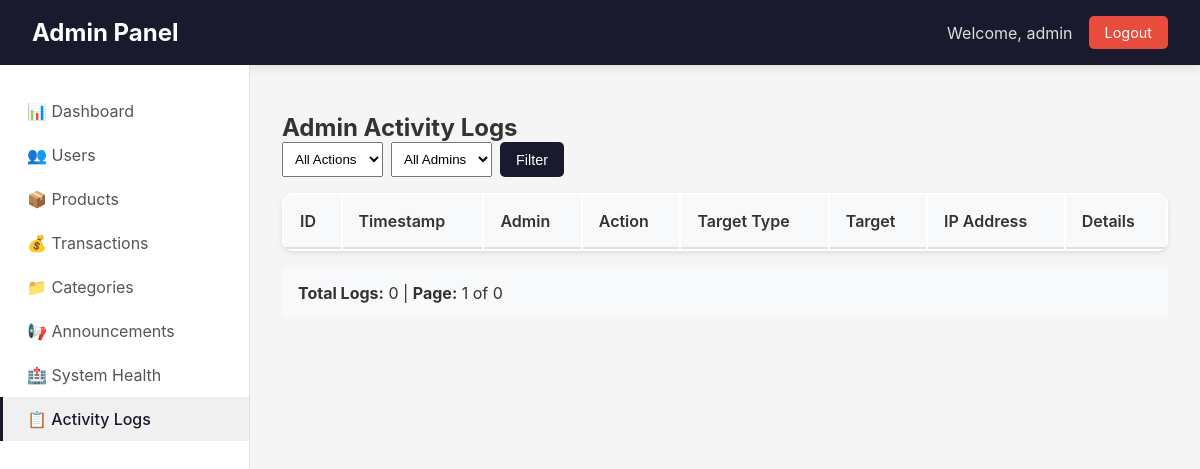
/admin/admin-logs (signed in), run on an earlier commit of the app's database.
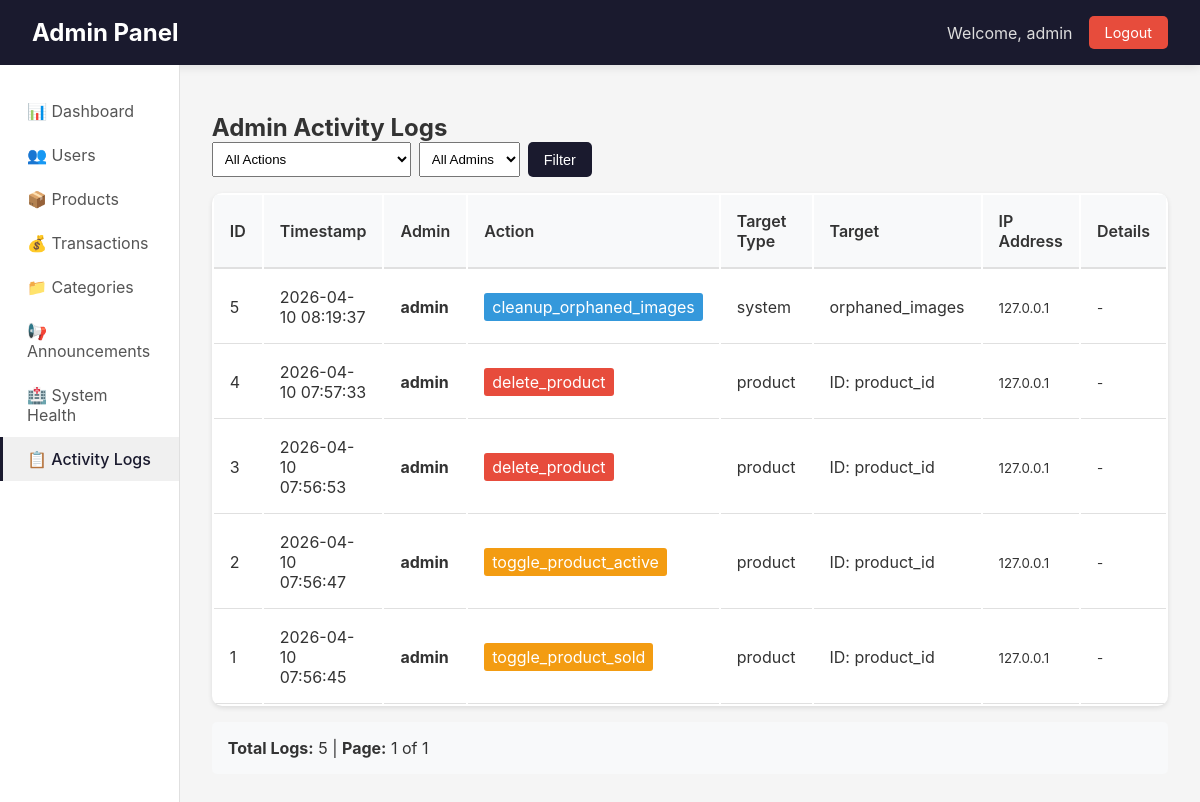
And on a later commit of the database.
### app/models.py (models this page shows, shortened)
class User(UserMixin, db.Model):
    __tablename__ = 'users'
    id = db.Column(db.Integer, primary_key=True)
    username = db.Column(db.String(80), unique=True, nullable=False)
    email = db.Column(db.String(120), unique=True, nullable=False)
    password_hash = db.Column(db.String(128))
    phone = db.Column(db.String(20))
    created_at = db.Column(db.DateTime, default=datetime.utcnow)
    google_id = db.Column(db.String(100), unique=True, nullable=True)
    profile_picture = db.Column(db.String(500), nullable=True)
    products = db.relationship('Product',
        foreign_keys='Product.seller_id',
        back_populates='seller',
        lazy=True
    )
    payments = db.relationship('Payment',
        back_populates='payment_user',
        lazy=True
    )
    phone_number = db.Column(db.String(20))
    campus_location = db.Column(db.String(100))
    hostel_name = db.Column(db.String(100))
    hostel_room = db.Column(db.String(20))
    whatsapp_number = db.Column(db.String(20))
    show_contact_details = db.Column(db.Boolean, default=True)
    contact_preference = db.Column(db.String(20), default='whatsapp')
    is_admin = db.Column(db.Boolean, default=False)
    conversations_as_buyer = db.relationship('Chat',
        foreign_keys='Chat.buyer_id',
        back_populates='buyer',
        lazy=True,
        cascade='all, delete-orphan'
    )
    conversations_as_seller = db.relationship('Chat',
        foreign_keys='Chat.seller_id',
        back_populates='seller',
        lazy=True,
        cascade='all, delete-orphan'
    )
    sent_messages = db.relationship('Message',
        foreign_keys='Message.sender_id',
        back_populates='sender',
        lazy=True,
        cascade='all, delete-orphan'
    )
    sent_offers = db.relationship('Offer',
        foreign_keys='Offer.buyer_id',
        back_populates='offer_buyer',
        lazy=True
    )
    received_offers = db.relationship('Offer',
        foreign_keys='Offer.seller_id',
        back_populates='offer_seller',
        lazy=True
    )

class AdminLog(db.Model):
    __tablename__ = 'admin_logs'
    id = db.Column(db.Integer, primary_key=True)
    admin_id = db.Column(db.Integer, db.ForeignKey('users.id'), nullable=False)
    admin_username = db.Column(db.String(80), nullable=False)
    action = db.Column(db.String(100), nullable=False)  # e.g., 'delete_user', 'toggle_admin', 'delete_product'
    target_type = db.Column(db.String(50))  # 'user', 'product', 'room', 'transaction', 'category'
    target_id = db.Column(db.Integer)
    target_name = db.Column(db.String(200))  # Store name/title for reference
    details = db.Column(db.Text)  # Additional JSON data or description
    ip_address = db.Column(db.String(45))  # IPv4 or IPv6
    created_at = db.Column(db.DateTime, default=datetime.utcnow)
    admin = db.relationship('User', foreign_keys=[admin_id], backref='admin_logs')

### app/admin/routes.py (the view)
@admin_bp.route('/admin-logs')
@login_required
@admin_required
def admin_logs():
    page = request.args.get('page', 1, type=int)
    action_filter = request.args.get('action', '')
    admin_filter = request.args.get('admin', '')
    query = AdminLog.query
    if action_filter:
        query = query.filter(AdminLog.action == action_filter)
    if admin_filter:
        query = query.filter(AdminLog.admin_username == admin_filter)
    logs = query.order_by(AdminLog.created_at.desc()).paginate(page=page, per_page=50, error_out=False)
    actions = db.session.query(AdminLog.action).distinct().all()
    actions = [a[0] for a in actions]
    admins = db.session.query(AdminLog.admin_username).distinct().all()
    admins = [a[0] for a in admins]
    return render_template('admin/admin_logs.html',
                         logs=logs,
                         actions=actions,
                         admins=admins,
                         action_filter=action_filter,
                         admin_filter=admin_filter)

### app/admin/routes.py (called while the page is built)
def admin_required(f):
    @wraps(f)
    def decorated_function(*args, **kwargs):
        if not current_user.is_authenticated:
            flash('Please login to access admin area.', 'warning')
            return redirect(url_for('auth.login'))
        if not current_user.is_admin:
            flash('Admin access required.', 'error')
            return redirect(url_for('main.index'))
        return f(*args, **kwargs)
    return decorated_function

### app/models.py (called while the page is built)
@login_manager.user_loader
def load_user(user_id):
    return User.query.get(int(user_id))

### app/templates/admin/admin_logs.html (shortened to what this page needs)
{% extends "admin/base.html" %}
{% block content %}
<h2>Admin Activity Logs</h2>
<div style="margin-bottom: 1rem; display: flex; gap: 1rem; flex-wrap: wrap;">
    <form method="GET" style="display: flex; gap: 0.5rem; flex-wrap: wrap;">
        <select name="action" style="padding: 0.5rem;">
            <option value="">All Actions</option>
        </select>
        <select name="admin" style="padding: 0.5rem;">
            <option value="">All Admins</option>
        </select>
        <button type="submit" class="btn btn-primary">Filter</button>
    </form>
</div>
<table class="data-table">
    <thead>
        <tr>
            <th>ID</th>
            <th>Timestamp</th>
            <th>Admin</th>
            <th>Action</th>
            <th>Target Type</th>
            <th>Target</th>
            <th>IP Address</th>
            <th>Details</th>
        </tr>
    </thead>
    <tbody>
        {% for log in logs.items %}
        <tr>
            <td>{{ log.id }}</td>
            <td>{{ log.created_at.strftime('%Y-%m-%d %H:%M:%S') }}</td>
            <td><strong>{{ log.admin_username }}</strong></td>
            <td>
                <span style="background:
                    {% if 'delete' in log.action %}#e74c3c
                    {% elif 'toggle' in log.action %}#f39c12
                    {% elif 'create' in log.action %}#27ae60
                    {% else %}#3498db{% endif %};
                    color: white; padding: 0.25rem 0.5rem; border-radius: 3px;">
                    {{ log.action }}
                </span>
            </td>
            <td>{{ log.target_type or '-' }}</td>
            <td>
                {% if log.target_name %}
                    {{ log.target_name }}
                {% elif log.target_id %}
                    ID: {{ log.target_id }}
                {% else %}
                    -
                {% endif %}
            </td>
            <td><small>{{ log.ip_address }}</small></td>
            <td><small>{{ log.details or '-' }}</small></td>
        </tr>
        {% endfor %}
    </tbody>
</table>
<div style="margin-top: 1rem; padding: 1rem; background: #f8f9fa; border-radius: 5px;">
    <strong>Total Logs:</strong> {{ logs.total }} |
    <strong>Page:</strong> {{ logs.page }} of {{ logs.pages }}
</div>
{% endblock %}

### app/templates/admin/base.html (shortened to what this page needs)
<!DOCTYPE html>
<html lang="en">
<head>
</head>
<body>
    <header class="admin-header">
        <h1><a href="{{ url_for('admin.dashboard') }}">Admin Panel</a></h1>
        <div class="admin-user">
            <span>Welcome, {{ current_user.username }}</span>
            <a href="{{ url_for('auth.logout') }}" class="logout-btn">Logout</a>
        </div>
    </header>
    <div class="admin-container">
        <nav class="admin-sidebar">
            <a href="{{ url_for('admin.dashboard') }}" class="{% if request.endpoint == 'admin.dashboard' %}active{% endif %}">
                📊 Dashboard
            </a>
            <a href="{{ url_for('admin.users') }}" class="{% if request.endpoint == 'admin.users' or request.endpoint == 'admin.user_detail' %}active{% endif %}">
                👥 Users
            </a>
            <a href="{{ url_for('admin.products') }}" class="{% if request.endpoint == 'admin.products' %}active{% endif %}">
                📦 Products
            </a>
            <a href="{{ url_for('admin.transactions') }}" class="{% if request.endpoint == 'admin.transactions' %}active{% endif %}">
                💰 Transactions
            </a>
            <a href="{{ url_for('admin.categories') }}" class="{% if request.endpoint == 'admin.categories' %}active{% endif %}">
                📁 Categories
            </a>
            <a href="{{ url_for('announcements.admin') }}" class="{% if request.endpoint == 'announcements.admin' %}active{% endif %}">
    📢 Announcements
</a>
<a href="{{ url_for('admin.system_health') }}" class="{% if request.endpoint == 'admin.system_health' %}active{% endif %}">
    🏥 System Health
</a>
<a href="{{ url_for('admin.admin_logs') }}" class="{% if request.endpoint == 'admin.admin_logs' %}active{% endif %}">
    📋 Activity Logs
</a>
        </nav>
        <main class="admin-content">
            {% block content %}{% endblock %}
        </main>
    </div>
</body>
</html>

### app/templates/admin/base.html (style rules this page uses)
* { margin: 0; padding: 0; box-sizing: border-box; }
body { font-family: -apple-system, BlinkMacSystemFont, 'Segoe UI', Roboto, 'Helvetica Neue', Arial, sans-serif; background: #f5f5f5; color: #333; }
.admin-header { background: #1a1a2e; color: white; padding: 1rem 2rem; display: flex; justify-content: space-between; align-items: center; box-shadow: 0 2px 10px rgba(0,0,0,0.1); }
.admin-header h1 { font-size: 1.5rem; }
.admin-header h1 a { color: white; text-decoration: none; }
.admin-user { display: flex; align-items: center; gap: 1rem; }
.admin-user span { color: #ddd; }
.logout-btn { background: #e74c3c; color: white; padding: 0.5rem 1rem; text-decoration: none; border-radius: 5px; font-size: 0.9rem; }
.admin-container { display: flex; min-height: calc(100vh - 64px); }
.admin-sidebar { width: 250px; background: white; border-right: 1px solid #e0e0e0; padding: 1.5rem 0; }
.admin-sidebar a { display: block; padding: 0.75rem 1.5rem; color: #555; text-decoration: none; transition: all 0.3s; border-left: 3px solid transparent; }
.admin-sidebar a.active { background: #f0f0f0; border-left-color: #1a1a2e; color: #1a1a2e; font-weight: 500; }
.admin-content { flex: 1; padding: 2rem; }
.data-table { background: white; border-radius: 10px; overflow: hidden; box-shadow: 0 2px 5px rgba(0,0,0,0.1); width: 100%; }
.data-table th { background: #f8f9fa; padding: 1rem; text-align: left; font-weight: 600; border-bottom: 2px solid #e0e0e0; }
.data-table td { padding: 1rem; border-bottom: 1px solid #e0e0e0; }
.btn { padding: 0.5rem 1rem; border: none; border-radius: 5px; cursor: pointer; font-size: 0.9rem; text-decoration: none; display: inline-block; }
.btn-primary { background: #1a1a2e; color: white; }

What changed in the data, as far as the page shows it:
added AdminLog: id "5", created_at "2026-04-10 08:19:37", admin_username "admin", action "cleanup_orphaned_images", target_type "system", target_name "orphaned_images", ip_address "127.0.0.1", details "-"
added AdminLog: id "4", created_at "2026-04-10 07:57:33", admin_username "admin", action "delete_product", target_type "product", target_id "product_id", ip_address "127.0.0.1", details "-"
added AdminLog: id "3", created_at "2026-04-10 07:56:53", admin_username "admin", action "delete_product", target_type "product", target_id "product_id", ip_address "127.0.0.1", details "-"
added AdminLog: id "2", created_at "2026-04-10 07:56:47", admin_username "admin", action "toggle_product_active", target_type "product", target_id "product_id", ip_address "127.0.0.1", details "-"
added AdminLog: id "1", created_at "2026-04-10 07:56:45", admin_username "admin", action "toggle_product_sold", target_type "product", target_id "product_id", ip_address "127.0.0.1", details "-"
Also different on the page:
{{ logs.total }}: "0" → "5"
{{ logs.pages }}: "0" → "1"
